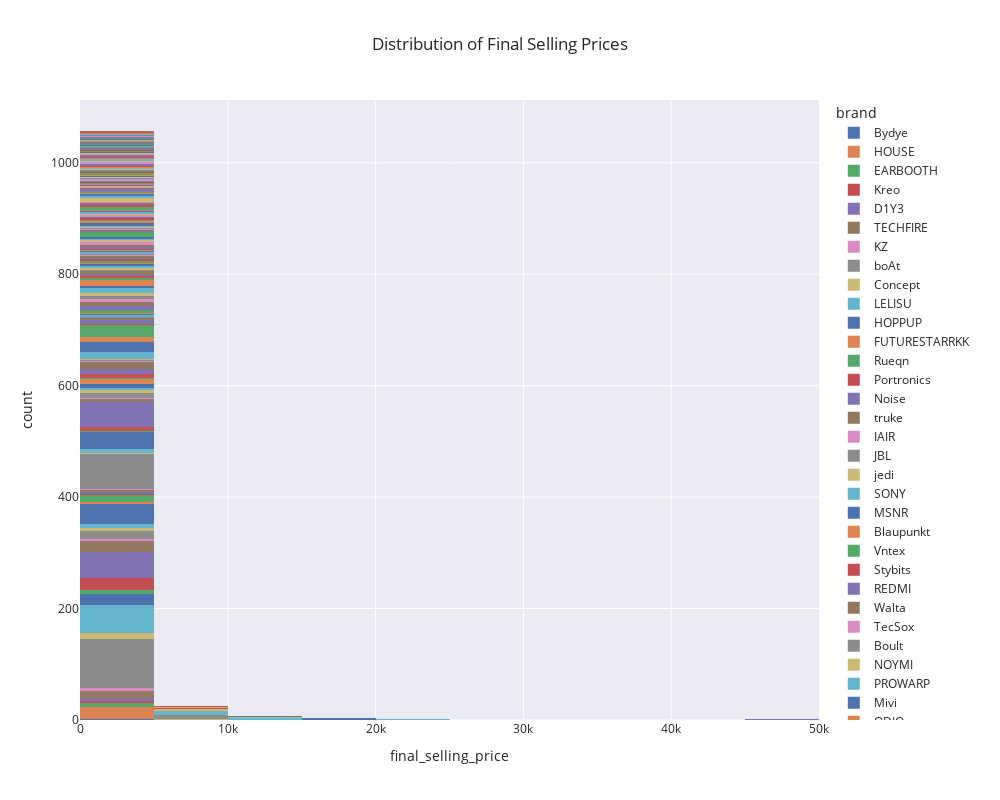

Notebook cell for this chart:
### Code cell
px.histogram(final_scrapped_data, x='final_selling_price', nbins=10,height=800,width=1000, title='Distribution of Final Selling Prices',color='brand'
             ,template='seaborn')
